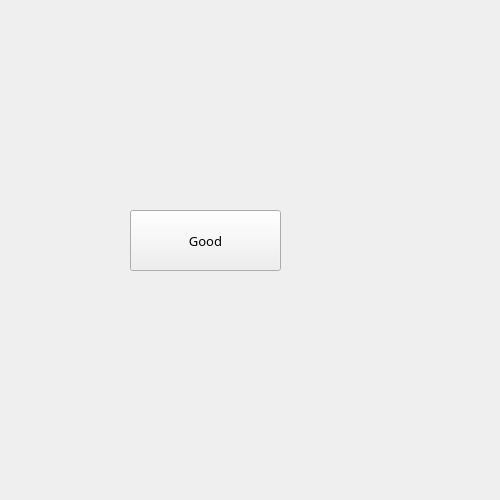
<?xml version="1.0" encoding="UTF-8"?>
<ui version="4.0">
 <class>Main</class>
 <widget class="QWidget" name="Main">
  <property name="geometry">
   <rect>
    <x>0</x>
    <y>0</y>
    <width>500</width>
    <height>500</height>
   </rect>
  </property>
  <property name="sizePolicy">
   <sizepolicy hsizetype="Preferred" vsizetype="Preferred">
    <horstretch>0</horstretch>
    <verstretch>0</verstretch>
   </sizepolicy>
  </property>
  <property name="mouseTracking">
   <bool>true</bool>
  </property>
  <property name="tabletTracking">
   <bool>true</bool>
  </property>
  <property name="focusPolicy">
   <enum>Qt::ClickFocus</enum>
  </property>
  <property name="acceptDrops">
   <bool>true</bool>
  </property>
  <property name="windowTitle">
   <string>Test</string>
  </property>
  <property name="layoutDirection">
   <enum>Qt::LeftToRight</enum>
  </property>
  <widget class="QPushButton" name="pushButton">
   <property name="geometry">
    <rect>
     <x>130</x>
     <y>210</y>
     <width>151</width>
     <height>61</height>
    </rect>
   </property>
   <property name="font">
    <font>
     <family>黑体</family>
     <pointsize>10</pointsize>
    </font>
   </property>
   <property name="cursor">
    <cursorShape>OpenHandCursor</cursorShape>
   </property>
   <property name="mouseTracking">
    <bool>true</bool>
   </property>
   <property name="layoutDirection">
    <enum>Qt::LeftToRight</enum>
   </property>
   <property name="autoFillBackground">
    <bool>false</bool>
   </property>
   <property name="text">
    <string>Good</string>
   </property>
   <property name="iconSize">
    <size>
     <width>20</width>
     <height>30</height>
    </size>
   </property>
   <property name="checkable">
    <bool>true</bool>
   </property>
   <property name="checked">
    <bool>false</bool>
   </property>
   <property name="autoRepeat">
    <bool>true</bool>
   </property>
   <property name="autoDefault">
    <bool>false</bool>
   </property>
   <property name="default">
    <bool>false</bool>
   </property>
   <property name="flat">
    <bool>false</bool>
   </property>
  </widget>
 </widget>
 <resources/>
 <connections/>
</ui>
